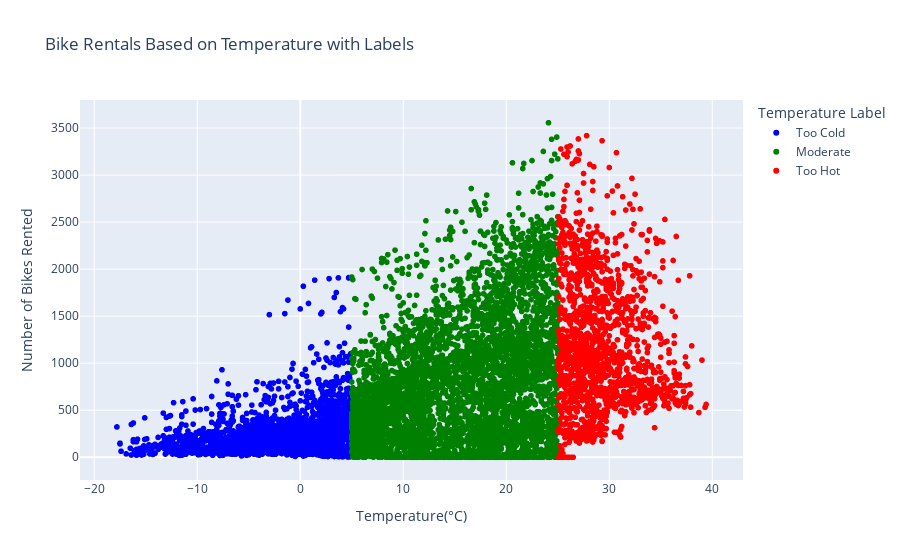

The cell this chart's notebook holds for it:
### Code cell
import pandas as pd
import plotly.express as px

# Sample DataFrame creation for demonstration (replace this with your actual dataset)
# df = pd.DataFrame({'Temperature(°C)': [1, 10, 15, 28, 5], 'Rented Bike Count': [100, 150, 200, 250, 300]})

# Define temperature thresholds for labeling
def temperature_label(temp):
    if temp < 5:
        return "Too Cold"
    elif temp > 25:
        return "Too Hot"
    else:
        return "Moderate"

# Apply the function to create a new column in the dataset
df['Temperature Label'] = df['Temperature(°C)'].apply(temperature_label)

# Interactive scatter plot using Plotly
fig = px.scatter(
    df, 
    x='Temperature(°C)', 
    y='Rented Bike Count', 
    color='Temperature Label',
    color_discrete_map={'Too Cold': 'blue', 'Moderate': 'green', 'Too Hot': 'red'},
    title="Bike Rentals Based on Temperature with Labels",
    labels={ "Rented Bike Count": "Number of Bikes Rented"}
)

# Display the figure with hover tooltips
fig.show()

### Figure 1 — Plotly figure (JSON) as saved in the notebook; plotly's stock layout.template omitted (floating-point values rounded to 4 significant figures; data arrays with more than 128 entries replaced by an {"elided": "..."} marker saying what was removed)
{"data": [{"hovertemplate": "Temperature Label=Too Cold<br>Temperature(°C)=%{x}<br>Number of Bikes Rented=%{y}<extra></extra>", "legendgroup": "Too Cold", "marker": {"color": "blue", "symbol": "circle"}, "mode": "markers", "name": "Too Cold", "showlegend": true, "type": "scattergl", "x": {"elided": "2493 float values"}, "xaxis": "x", "y": {"elided": "2493 int values"}, "yaxis": "y"}, {"hovertemplate": "Temperature Label=Moderate<br>Temperature(°C)=%{x}<br>Number of Bikes Rented=%{y}<extra></extra>", "legendgroup": "Moderate", "marker": {"color": "green", "symbol": "circle"}, "mode": "markers", "name": "Moderate", "showlegend": true, "type": "scattergl", "x": {"elided": "4765 float values"}, "xaxis": "x", "y": {"elided": "4765 int values"}, "yaxis": "y"}, {"hovertemplate": "Temperature Label=Too Hot<br>Temperature(°C)=%{x}<br>Number of Bikes Rented=%{y}<extra></extra>", "legendgroup": "Too Hot", "marker": {"color": "red", "symbol": "circle"}, "mode": "markers", "name": "Too Hot", "showlegend": true, "type": "scattergl", "x": {"elided": "1502 float values"}, "xaxis": "x", "y": {"elided": "1502 int values"}, "yaxis": "y"}], "layout": {"legend": {"title": {"text": "Temperature Label"}, "tracegroupgap": 0}, "title": {"text": "Bike Rentals Based on Temperature with Labels"}, "xaxis": {"anchor": "y", "domain": [0, 1], "title": {"text": "Temperature(°C)"}}, "yaxis": {"anchor": "x", "domain": [0, 1], "title": {"text": "Number of Bikes Rented"}}}}
